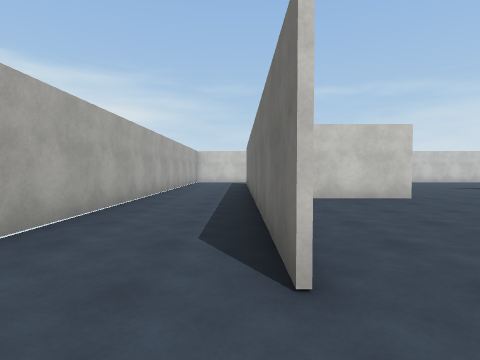
[1] (above)

22 first-person views from a walk through a Unity game level. The camera is 1.3 m above the floor, tilts 2° down and sees 80° across. The floor is counted in squares, 2 m on a side. Each view is taken from the middle of a square. On the plan, view 1 faces up. The plan holds only what a view shows up to about 9 squares ahead; the rest is blank. The player is left out. Surface patterns are stand-ins for the level's own textures.

[2]
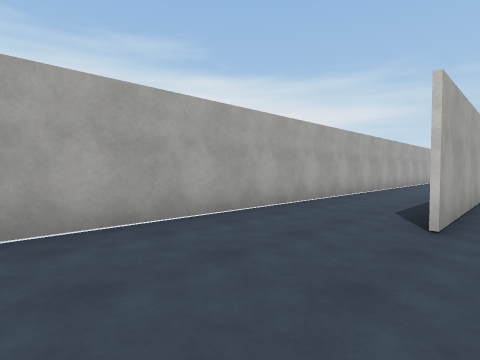

[3]
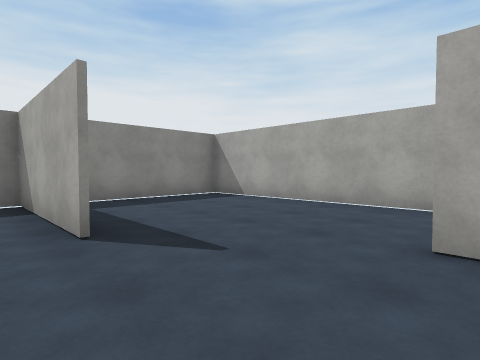

[4]
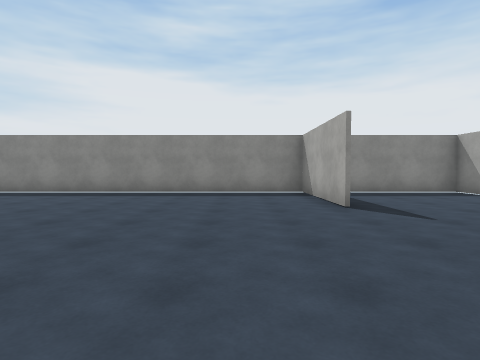

[5]
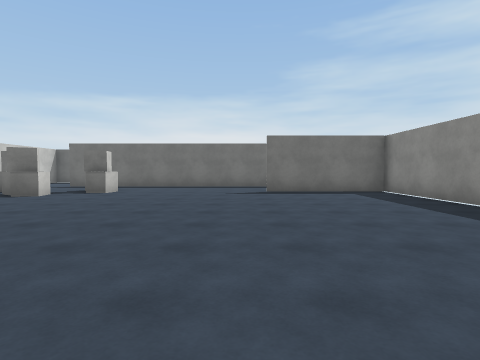

[6]
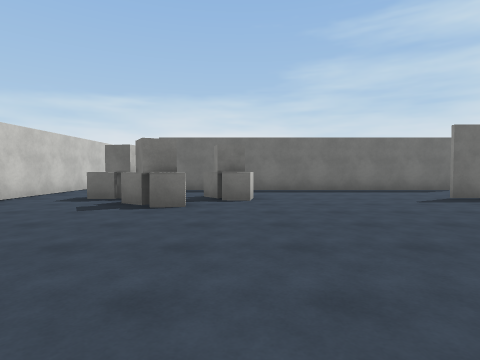

[7]
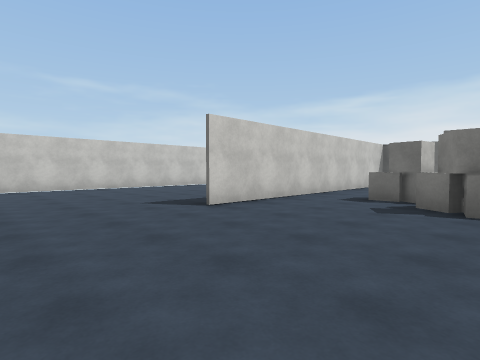

[8]
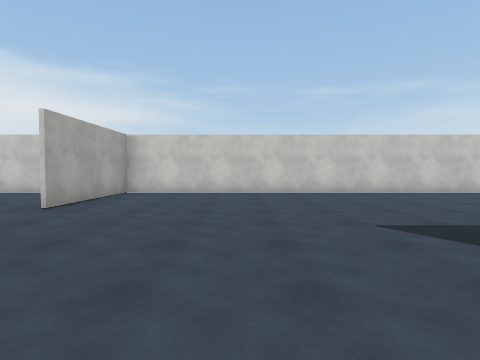

[9]
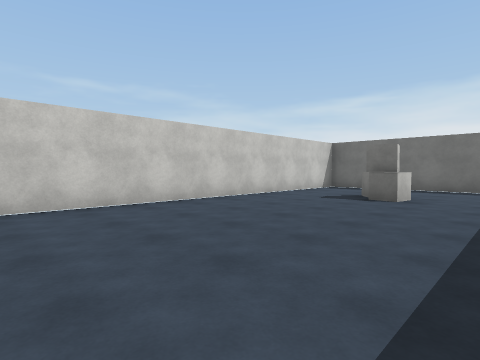

[10]
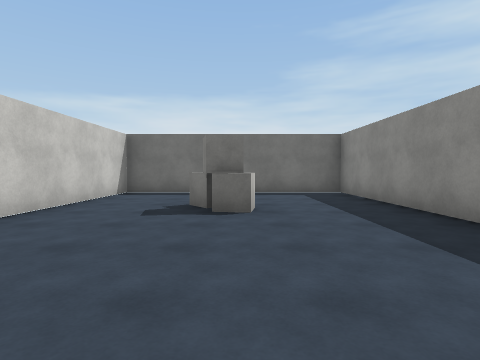

[11]
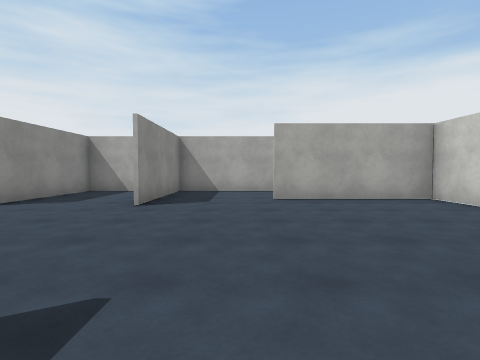

[12]
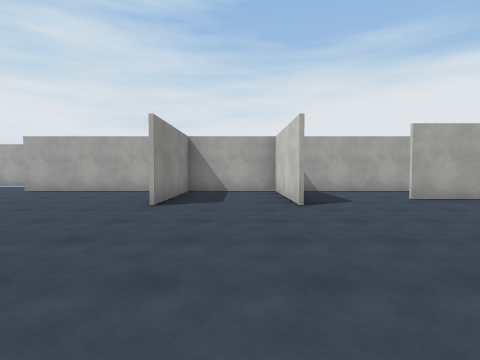

[13]
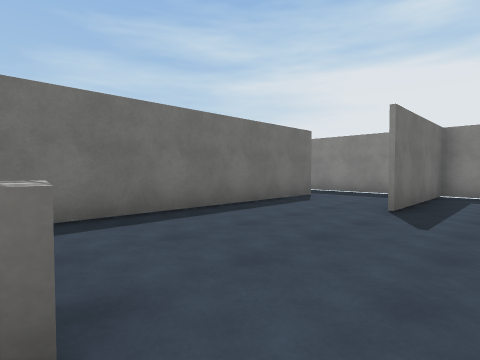

[14]
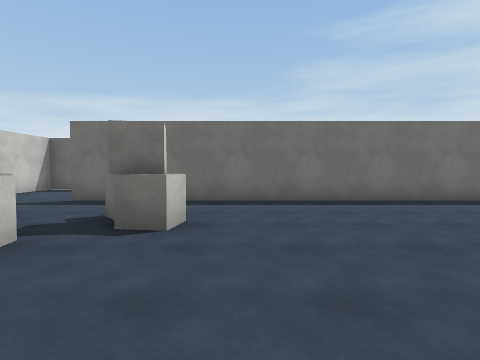

[15]
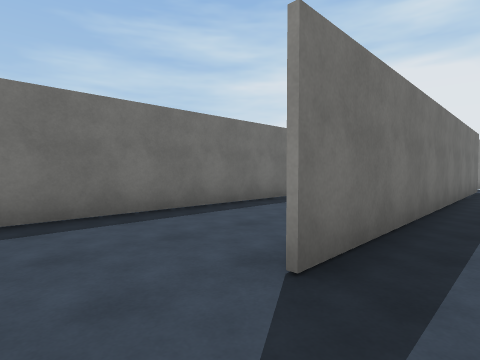

[16]
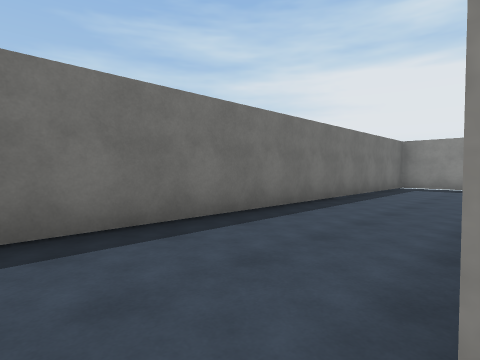

[17]
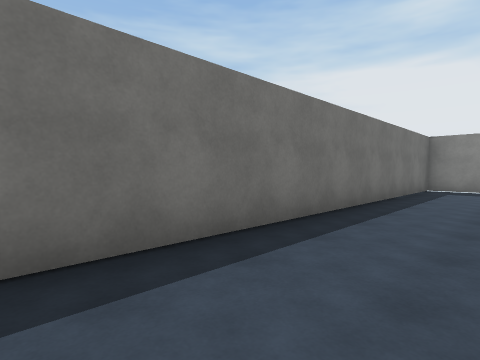

[18]
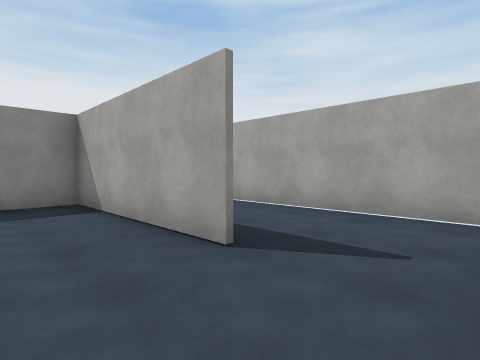

[19]
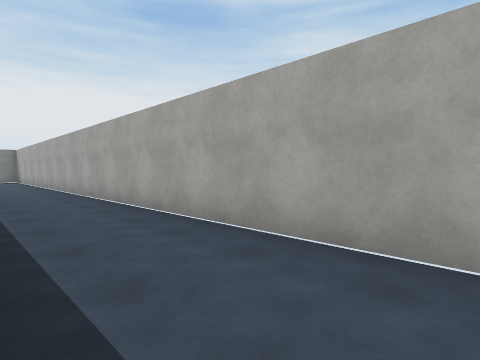

[20]
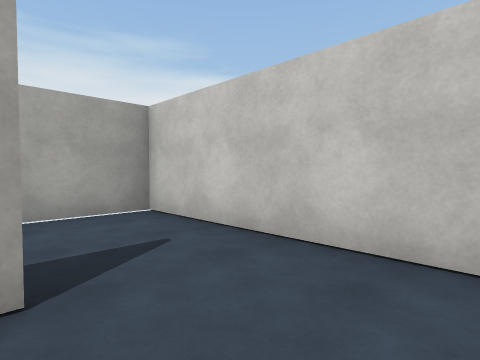

[21]
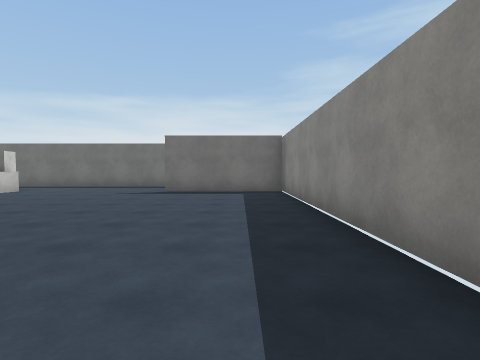

[22]
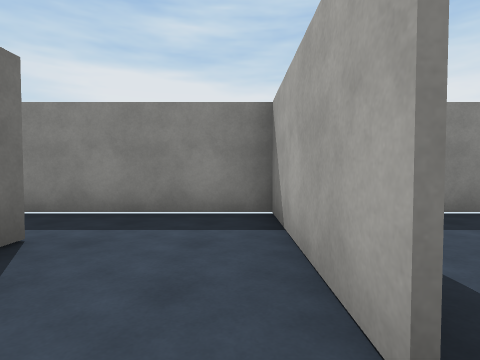

### Floor plan
Points are (right, up) in squares from view 1. A wall is a line through its corners. A room is listed if a view was taken in it or the views show most of it. See-through windows are left out.
Room 1 (views 1, 2)
walls: (0.3, 1.4) (0.3, 8.4); (-0.6, 15.2) (-2.3, 15.2) (-2.3, -4.3) (1.9, -4.3)
ways out: opening at (1.5, 0.5) to room 2; opening at (0, 14.5) to room 4
Room 2 (views 3, 4, 5, 6, 7, 8, 9, 10, 11, 12, 13, 14, 15, 21, 22)
walls: (3.9, 6.4) (1.6, 6.4); (3.9, 9.1) (0.5, 9.1); (12.4, 9.1) (17.1, 9.1) (17.1, 15.2) (2.9, 15.2); (13.6, 9.1) (8.2, 9.1); (0.4, 6.5) (3.9, 6.5); (11.5, -0.8) (11.5, -2.5); (0.4, 9) (0.4, 1.4); (2.2, -0.9) (2.2, -4.4); (14, -2.6) (14, 6.6); (2.8, 15.2) (2.8, 11.6); (11.4, -4.2) (11.4, -0.8); (1.9, -4.3) (10.9, -4.3)
ways out: opening at (1.5, 0.5) to room 1; opening at (14, 7.5) to room 3; opening at (3, 10.5) to room 5; opening at (12.5, -1.5) to room 6
objects: other object (10, 5) to (11, 5); other object (10, 6); other object (11, 4) to (12, 4); other object (11, 6); other object (11, 7) to (12, 7); other object (12, 5); other object (14, 12); other object (14, 13)
Room 3 (views 16, 17)
walls: (13.6, -4.3) (17.1, -4.3) (17.1, 7.8); (17, 9.1) (13.6, 9.1)
ways out: opening at (14, 7.5) to room 2; opening at (14, -3.5) to room 6
Room 4 (views 18, 19, 20)
walls: (0.4, 13.2) (0.4, 11.5); (2.9, 15.2) (-0.6, 15.2)
ways out: opening at (0, 14.5) to room 1; opening at (1.5, 12.5) to room 5
Room 5 (no view inside)
walls: (0.4, 11.5) (0.4, 9); (0.4, 9.1) (3.9, 9.1)
ways out: opening at (3, 10.5) to room 2; opening at (1.5, 12.5) to room 4
Room 6 (no view inside)
walls: (11.5, -2.5) (11.5, -4.2); (10.9, -4.3) (13.6, -4.3)
ways out: opening at (12.5, -1.5) to room 2; opening at (14, -3.5) to room 3

Positions as (right, up) in squares from view 1, and headings:
1: (0, 0), facing up
2: (1, -2), facing up-left
3: (3, 2), facing down-left
4: (4, 4), facing down
5: (3, 0), facing right
6: (5, 4), facing right
7: (5, 5), facing up-right
8: (6, 7), facing up
9: (7, 10), facing up-right
10: (9, 12), facing right
11: (9, 11), facing left
12: (9, 8), facing left
13: (10, 4), facing down-right
14: (8, 3), facing right
15: (13, 8), facing down-right
16: (14, 7), facing down-right
17: (15, 6), facing down-right
18: (2, 15), facing down-left
19: (0, 14), facing down-left
20: (2, 13), facing up-left
21: (3, -3), facing right
22: (12, 0), facing down
